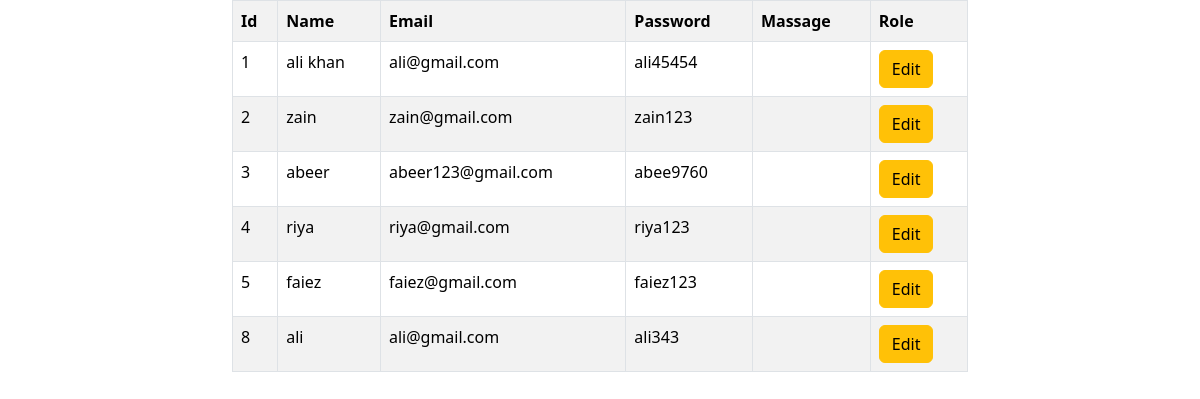
Page /fatch.php on the committed database.
### tables this page shows
CREATE TABLE `register` (
  `id` int(11) NOT NULL,
  `Name` varchar(30) NOT NULL,
  `Email` varchar(30) NOT NULL,
  `Password` varchar(20) DEFAULT NULL,
  `Address` varchar(50) DEFAULT NULL,
  `role` varchar(20) DEFAULT 'user'
);

### fatch.php (the view, shortened to what this page needs)
<!doctype html>
<html lang="en">
  <head>
    <link href="https://cdn.jsdelivr.net/npm/bootstrap@5.3.8/dist/css/bootstrap.min.css" rel="stylesheet">
  </head>
  <body>
    <div class="container">
        <div class="row">
            <div class="col-8 mx-auto">
                <table class="table table-bordered table-hover table-striped">
                <tr>
                    <th>Id</th>
                    <th>Name</th>
                    <th>Email</th>
                    <th>Password</th>
                    <th>Massage</th>
                    <th>Role</th>
                </tr>
                <?php
                    include 'connection.php';
                    $query = mysqli_query($conn , "SELECT * from register");
                    foreach($query as $value){
                        ?>
                            <tr>
                                <td><?php echo $value['id'];?></td>
                                <td><?php echo $value['Name'];?></td>
                                <td><?php echo $value['Email'];?></td>
                                <td><?php echo $value['Password'];?></td>
                                <td><?php echo $value['Message'];?></td>
                            <td>
                                <button type="button" class="btn btn-warning" data-bs-toggle="modal" data-bs-target="#edit<?php echo $value['id'];?>">
                                Edit
                            </button>
                            </td>
                        </tr>
                            <?php
                    }
                    ?>
                </table>
            </div>
        </div>
    </div>
</body>
</html>

### rows in the picture
register: id "1", Name "ali khan", Email "ali@gmail.com", Password "ali45454"
register: id "2", Name "zain", Email "zain@gmail.com", Password "zain123"
register: id "3", Name "abeer", Email "abeer123@gmail.com", Password "abee9760"
register: id "4", Name "riya", Email "riya@gmail.com", Password "riya123"
register: id "5", Name "faiez", Email "faiez@gmail.com", Password "faiez123"
register: id "8", Name "ali", Email "ali@gmail.com", Password "ali343"
